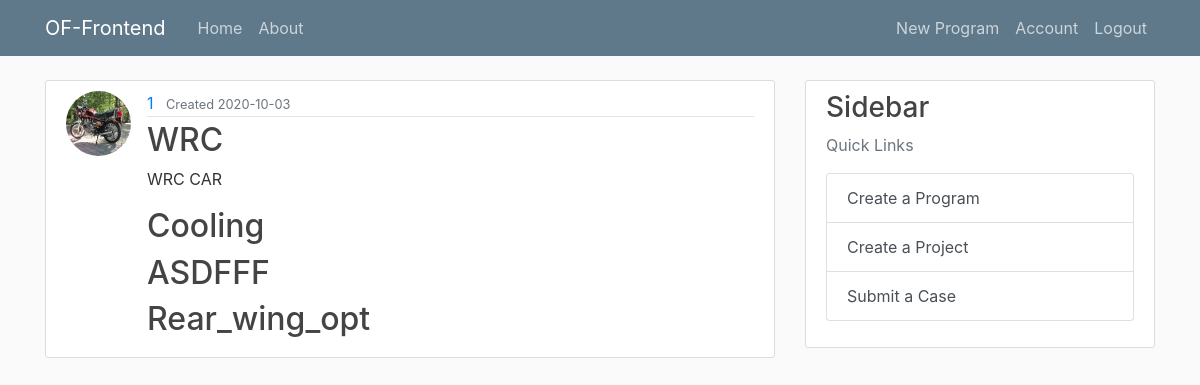
The page /programs/1 (signed in) on the database as committed earlier.
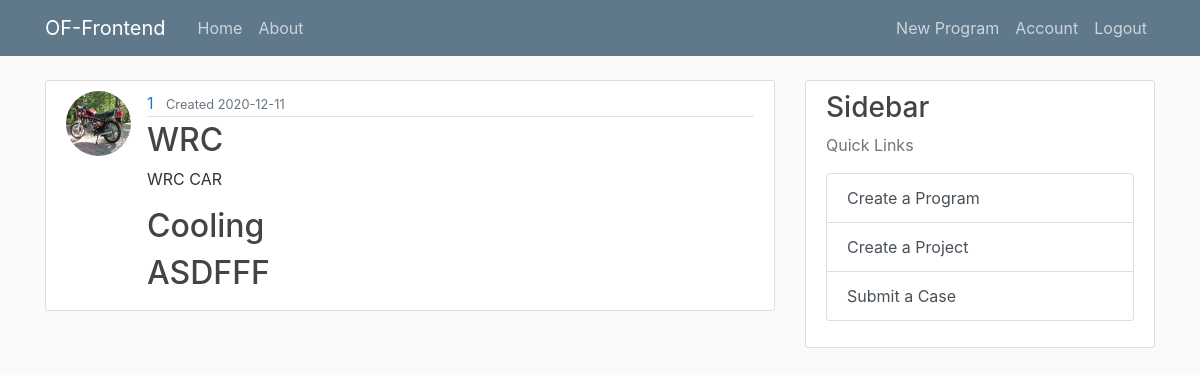
The same page on the database as committed later.
### flask_website/models.py (models this page shows, shortened)
class Program(db.Model):
    __tablename__ = 'program'
    id = db.Column(db.Integer, primary_key=True)
    name = db.Column(db.String(20),unique=True, nullable=False)
    description = db.Column(db.Text,unique=False, nullable=False)
    created_date = db.Column(db.DateTime,nullable=False, default = datetime.utcnow)
    created_by = db.Column(db.Integer,db.ForeignKey('user.id'), nullable = False)
    project = db.relationship("Project", back_populates = "program") # forward

class Project(db.Model):
    __tablename__ = 'project'
    id = db.Column(db.Integer, primary_key=True)
    name = db.Column(db.String(20),unique=True, nullable=False)
    description = db.Column(db.Text,unique=False, nullable=False)
    created_date = db.Column(db.DateTime,nullable=False, default = datetime.utcnow) #auto
    created_by = db.Column(db.Integer,db.ForeignKey('user.id'), nullable = False)
    program_id = db.Column(db.Integer,db.ForeignKey('program.id'), nullable = False)
    program = db.relationship("Program", back_populates = "project")
    case = db.relationship("Case", back_populates = "project") # forward

### flask_website/routes.py (the view)
@app.route("/programs/<int:program_id>")
@login_required
def programs(program_id):
    program = Program.query.get_or_404(program_id)
    projects = program.project
    return render_template(
        "program.html", title=program.name, program=program, projects=projects
    )

### flask_website/models.py (called while the page is built)
@login_manager.user_loader
def load_user(user_id):
    return User.query.get(int(user_id))

### flask_website/templates/program.html
{% extends "layout.html" %}
{% block content %}
        <article class="media content-section">
          <img class = "rounded-circle article-img", src="{{ url_for('static', filename = 'profile_pics/' + program.creator.image_file) }}">
          <div class="media-body">
            <div class="article-metadata">
              <a class="mr-2" href="#">{{ program.created_by }}</a>
              <small class="text-muted"> Created {{ program.created_date.strftime('%Y-%m-%d') }}</small>
            </div>
            <h2 class="article-title">{{ program.name }}</h2>
            <p class="article-content">{{ program.description }}</p>
            {% for project in projects %}
              <div class="media-body">
                <h2><a class="article-title" href="{{ url_for('project', program_id = program.id, project_id = project.id) }}">{{ project.name }}</a></h2>
              </div>
            {% endfor %}
          </div>
        </article>
{% endblock content %}

Rows that differ between the two databases and show on the page:
removed Project: name "Rear_wing_opt"
changed Program "WRC": created_date "2020-10-03" → "2020-12-11"
